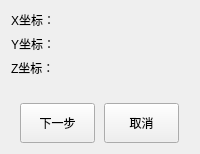
      <widget class="QWidget" name="page_6">
       <layout class="QGridLayout" name="gridLayout_10">
        <item row="0" column="0">
         <widget class="QLabel" name="label_36">
          <property name="maximumSize">
           <size>
            <width>50</width>
            <height>20</height>
           </size>
          </property>
          <property name="text">
           <string>X坐标：</string>
          </property>
         </widget>
        </item>
        <item row="0" column="1">
         <widget class="QLabel" name="WireCutMiddleX">
          <property name="sizePolicy">
           <sizepolicy hsizetype="Expanding" vsizetype="Preferred">
            <horstretch>0</horstretch>
            <verstretch>0</verstretch>
           </sizepolicy>
          </property>
          <property name="maximumSize">
           <size>
            <width>16777215</width>
            <height>20</height>
           </size>
          </property>
          <property name="text">
           <string/>
          </property>
         </widget>
        </item>
        <item row="1" column="0">
         <widget class="QLabel" name="label_34">
          <property name="text">
           <string>Y坐标：</string>
          </property>
         </widget>
        </item>
        <item row="1" column="1">
         <widget class="QLabel" name="WireCutMiddleY">
          <property name="sizePolicy">
           <sizepolicy hsizetype="Expanding" vsizetype="Preferred">
            <horstretch>0</horstretch>
            <verstretch>0</verstretch>
           </sizepolicy>
          </property>
          <property name="maximumSize">
           <size>
            <width>16777215</width>
            <height>20</height>
           </size>
          </property>
          <property name="text">
           <string/>
          </property>
         </widget>
        </item>
        <item row="2" column="0">
         <widget class="QLabel" name="label_35">
          <property name="text">
           <string>Z坐标：</string>
          </property>
         </widget>
        </item>
        <item row="2" column="1">
         <widget class="QLabel" name="WireCutMiddleZ">
          <property name="maximumSize">
           <size>
            <width>16777215</width>
            <height>20</height>
           </size>
          </property>
          <property name="text">
           <string/>
          </property>
         </widget>
        </item>
        <item row="3" column="0">
         <widget class="QLabel" name="label_6">
          <property name="text">
           <string/>
          </property>
         </widget>
        </item>
        <item row="4" column="0" colspan="2">
         <widget class="QWidget" name="widget_5" native="true">
          <property name="maximumSize">
           <size>
            <width>16777215</width>
            <height>50</height>
           </size>
          </property>
          <layout class="QHBoxLayout" name="horizontalLayout_5">
           <property name="spacing">
            <number>0</number>
           </property>
           <property name="margin">
            <number>0</number>
           </property>
           <item>
            <widget class="QPushButton" name="pushButton_12">
             <property name="minimumSize">
              <size>
               <width>75</width>
               <height>40</height>
              </size>
             </property>
             <property name="maximumSize">
              <size>
               <width>75</width>
               <height>40</height>
              </size>
             </property>
             <property name="text">
              <string>下一步</string>
             </property>
            </widget>
           </item>
           <item>
            <widget class="QPushButton" name="pushButton_13">
             <property name="minimumSize">
              <size>
               <width>75</width>
               <height>40</height>
              </size>
             </property>
             <property name="maximumSize">
              <size>
               <width>75</width>
               <height>40</height>
              </size>
             </property>
             <property name="text">
              <string>取消</string>
             </property>
            </widget>
           </item>
          </layout>
         </widget>
        </item>
       </layout>
      </widget>
